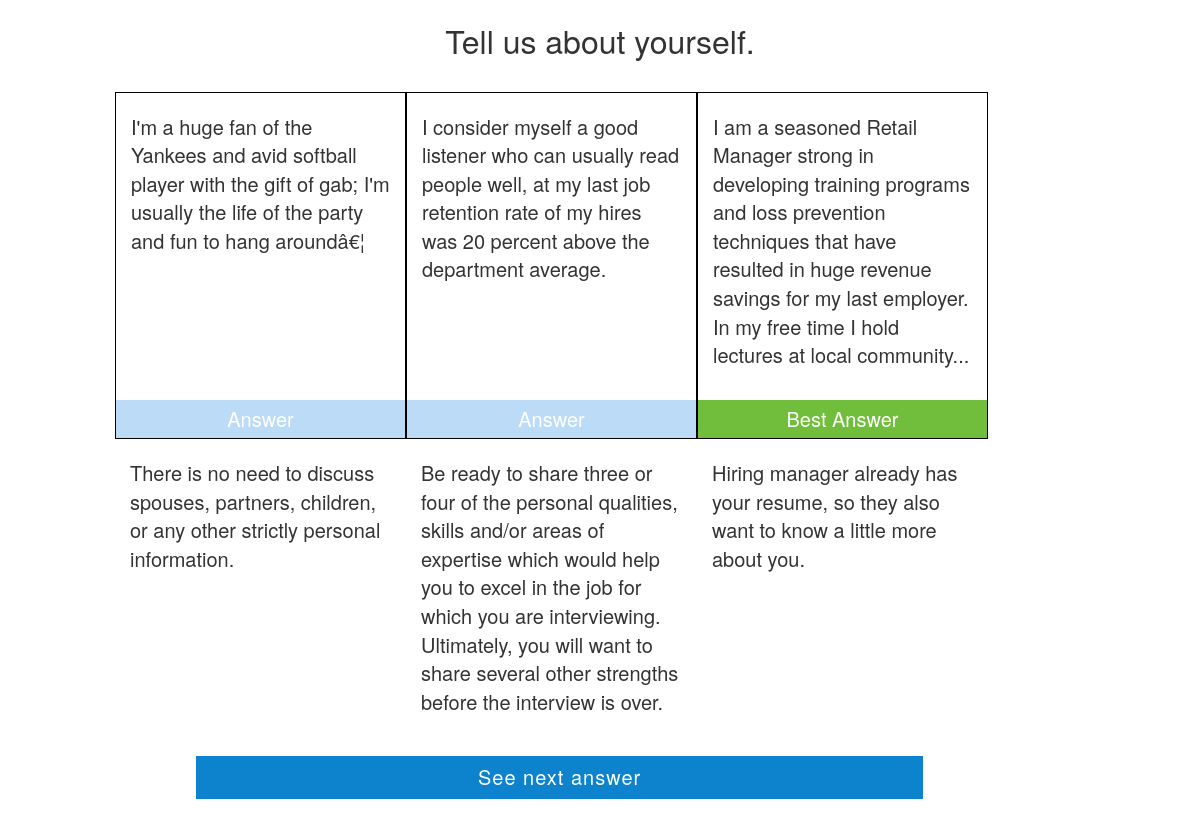
The app's page /results.php with its own data.
### tables this page shows
CREATE TABLE IF NOT EXISTS `questions` (
  `id` int(32) NOT NULL AUTO_INCREMENT,
  `question` varchar(256) NOT NULL,
  PRIMARY KEY (`id`),
  KEY `id` (`id`)
);

CREATE TABLE IF NOT EXISTS `answers` (
  `id` int(12) NOT NULL AUTO_INCREMENT,
  `answer` varchar(512) NOT NULL,
  `value` int(5) NOT NULL,
  `tips` varchar(65000) NOT NULL,
  `question_id` int(128) NOT NULL,
  PRIMARY KEY (`id`),
  UNIQUE KEY `id` (`id`)
);

### results.php (the view, shortened to what this page needs)
<!DOCTYPE html>
<html lang="en">
<head>
  <link href="css/bootstrap.min.css" rel="stylesheet">
  <link href="css/style.css" rel="stylesheet">
</head>
<body>
  <div class="mainContainer col-xs-12 col-sm-10 col-sm-offset-1 clearfix">
    <?php
    include 'connection.php';
    if (mysqli_ping($db))
    {
      $sqlQ = "SELECT * FROM questions ORDER BY `id`";
      $result = mysqli_query($db, $sqlQ);
      while($row = mysqli_fetch_array($result))
      {
        $question = $row['id'];
        echo '<h1 class="col-xs-12 noselect questions" id=question'.$row['id'].' hidden>'.$row['question']
        .'</h1>';
        $sqlA = "SELECT * FROM answers WHERE `question_id`=".$question." ORDER BY `id`";
        $resultA = mysqli_query($db, $sqlA);
        while($rowA = mysqli_fetch_array($resultA)){
        echo  "<div class='noselect answers col-sm-offset-1 col-sm-10 col-md-offset-0 col-md-39 answerIndicator".$question."'>
        <p>".$rowA['answer']."</p><button class='answerButton'><span>Answer</span><input type='text' value='".$rowA['value']."' hidden></button></div>";
        }
        $resultA = mysqli_query($db, $sqlA);
        while($rowA = mysqli_fetch_array($resultA)){
        echo  "<div hidden class='col-sm-offset-1 col-sm-10 col-md-offset-0 col-md-39 tipIndicator tipIndicator".$question."'>
        <p>".$rowA['tips']."</p></div>";
        }
      }
    }
    else
    {
      echo "Error: ". mysqli_error($db);
    }
    ?>
    <button class="clearfix next blueButton row col-xs-9 col-xs-offset-1" id="next">Next</button>
  </div>
</body>
</html>

### css/style.css (style rules this page uses)
html { font-size: 16px; position: relative; }
h1 { font-size: 2rem; }
a[href], input[type='submit'], input[type='image'], label[for], select, button, .pointer { cursor: pointer; }
.noselect { -webkit-touch-callout: none; -webkit-user-select: none; -khtml-user-select: none; -moz-user-select: none; -ms-user-select: none; user-select: none; }
.tipIndicator { margin-top: 20px; }
.mainContainer { position: relative; }
.mainContainer { min-height: 83%; font-size: 1.25rem; min-height: 100%; margin-bottom: -100px; }
.mainContainer:after { content: ""; display: block; }
.mainContainer h1 { text-align: center; }
.answers { margin-top: 20px; border: 1px solid black; padding: 0px; }
.answers p { padding: 20px 15px 20px 15px; min-height: 150px; }
.answerButton { width: 100%; color: white; background-color: rgba(30, 136, 229, 0.3); border: none; padding: 5px 0px; }
.next { margin-top: 30px; margin-bottom: 30px; }
.bestAnswerButton { background-color: #70BE3C; }
.blueButton { border: 2px solid transparent; padding: 5px; background: none; color: white; background-color: rgba(14,131,205,0.3); letter-spacing: 1px; outline: none; transition: all 0.3s; -webkit-transition: all 0.3s; }
.questions { float: initial; }
.clearfix:before, .clearfix:after { content: " "; display: table; }
.clearfix:after { clear: both; }
.clearfix { *zoom: 1; }
@media (min-width: 992px) { .mainContainer { min-height: 90%; } }

### records on screen
questions: question "Tell us about yourself."
answers: answer "I'm a huge fan of the Yankees and avid softball player with the gift of gab; I'm usually the life of the party and fun to hang aroundâ€¦", tips "There is no need to discuss spouses, partners, children, or any other strictly personal information."
answers: answer "I consider myself a good listener who can usually read people well, at my last job retention rate of my hires was 20 percent above the department average.", tips "Be ready to share three or four of the personal qualities, skills and/or areas of expertise which would help you to excel in the job for which you are interviewing. Ultimately, you will want to share several other strengths before the interview is over."
answers: answer "I am a seasoned Retail Manager strong in developing training programs and loss prevention techniques that have resulted in huge revenue savings for my last employer. In my free time I hold lectures at local community...", tips "Hiring manager already has your resume, so they also want to know a little more about you."
